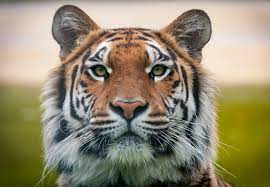
#> input picture cv1/tiger.jpeg, 270 x 187 px
$ jupyter execute 'impliment different thresholding technique edge detection,contour detection.ipynb'
#> lines starting #> are read from the running program, lines starting #| are printed output that depends on the picture; after the words box and inside, x2 and y2 are one past the last pixel; in counts of white or black regions, pixels touching at a corner belong together
[cell 1]
import cv2

img=cv2.imread('tiger.jpeg')
#> img is the input picture: shape (187, 270, 3); mean B, G, R 111.6, 137.5, 146.6
gray=cv2.cvtColor(img,cv2.COLOR_BGR2GRAY)
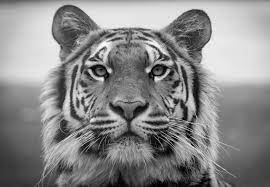
#> gray: shape (187, 270); min 0, max 254, mean 137.3
blurred=cv2.GaussianBlur(gray,(3,3), 0)
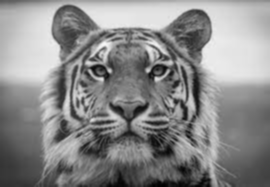
#> blurred: shape (187, 270); min 2, max 247, mean 137.3

edged=cv2.Canny(blurred,10,100)
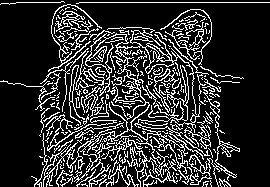
#> edged: shape (187, 270); 18.5% white in thin lines or dots

cv2.imshow("Original",img)
cv2.imshow("Edged img",edged)
cv2.waitKey(0)
cv2.destroyAllWindows()

[cell 2]
import cv2

img=cv2.imread('tiger.jpeg')
gray=cv2.cvtColor(img,cv2.COLOR_BGR2GRAY)
blurred=cv2.GaussianBlur(gray,(3,3), 0)

threshold_wide=cv2.Canny(blurred,30,250)
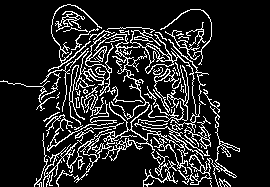
#> threshold_wide: shape (187, 270); 14.1% white in thin lines or dots, all inside (x1, y1, x2, y2) = (0, 4, 240, 187)

cv2.imshow("Original",img)
cv2.imshow("threshold_wide",threshold_wide)
cv2.waitKey(0)
cv2.destroyAllWindows()

[cell 3]
contours,_=cv2.findContours(edged,cv2.RETR_EXTERNAL,cv2.CHAIN_APPROX_SIMPLE)
#> contours = 223 contours, 199 with area under 20; largest, box (x1, y1, x2, y2) and area: (43, 30, 210, 187) 2360, (178, 106, 240, 187) 228, (69, 65, 85, 125) 138, (55, 11, 85, 32) 138, (153, 68, 181, 113) 128
img_copy=img.copy()
#draaw the contours on a copy of the original image
cv2.drawContours(img_copy,contours,-1,(0,255,0),2)
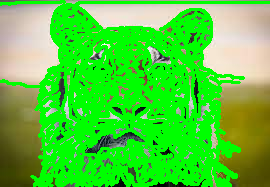
#> img_copy: shape (187, 270, 3); mean B, G, R 57.5, 206.8, 80.9
print(len(contours),"objects were found in this image.")
#| 223 objects were found in this image.

cv2.imshow("Edged image",edged)
cv2.imshow("Contours",img_copy)
cv2.waitKey(0)
